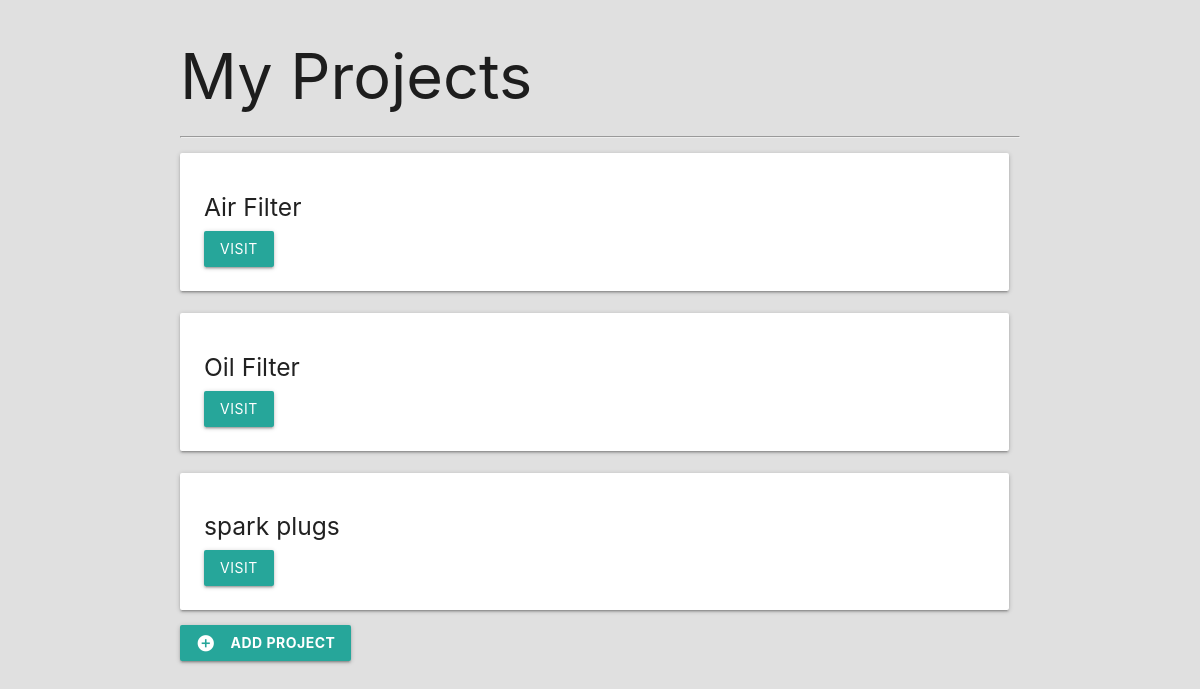
The app's page /, older data.
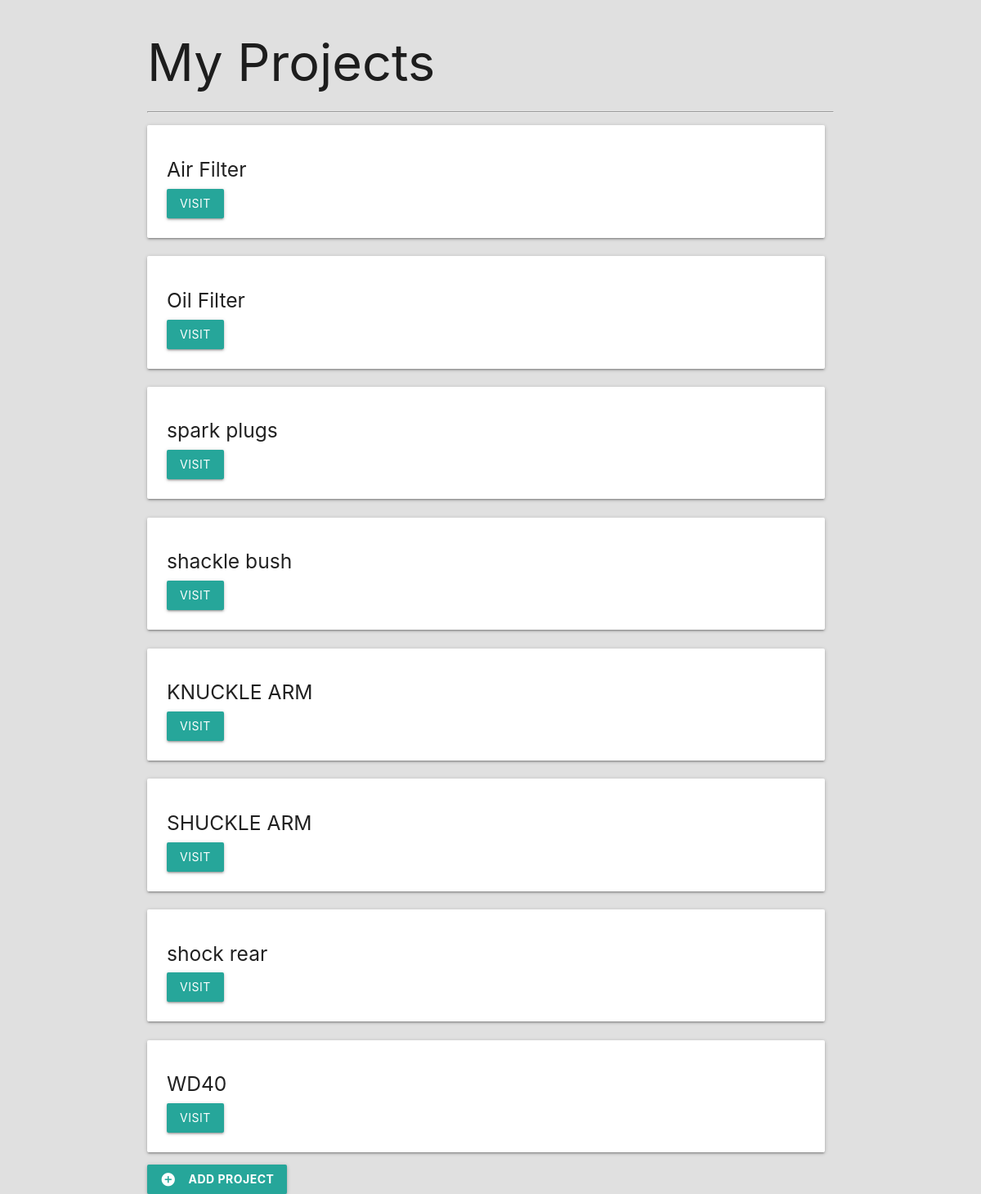
The same page, newer data.
### budget/models.py (models this page shows, shortened)
class Project(models.Model):
    name = models.CharField(max_length=100)
    slug = models.SlugField(max_length=100, unique=True, blank=True)
    budget = models.IntegerField()

### budget/views.py (the view)
# urls.py: path('', views.project_list, name='list'),
def project_list(request):
    project_list = Project.objects.all()
    return render(request, 'budget/project-list.html', {'project_list': project_list})

### budget/templates/budget/project-list.html (shortened to what this page needs)
{% extends 'budget/base.html' %}
{% block content %}
<div class="container">
  {% if project_list %}
  <h1>My Projects</h1>
  <hr>
  {% endif %}
  <div class="row">
    {% for project in project_list %}
    <div class="col s12 md6 xl3">
      <div class="card-panel">
        <h5>{{ project.name }}</h5>
        <a href="{% url 'detail' project.slug %}" class="btn">Visit</a>
      </div>
    </div>
    {% endfor %}
  </div>
  {% if project_list %}
  <a href="{% url 'add' %}" class="btn">
    <i class="material-icons white-text left">add_circle</i>
    <span class="bold">Add Project</span>
  </a>
  {% endif %}
</div>
{% endblock %}

### budget/templates/budget/base.html (shortened to what this page needs)
{% load static %}
<!DOCTYPE html>
<html lang="en">
<head>
  <link rel="stylesheet" href="{% static 'css/styles.css' %}">
  <link rel="stylesheet" href="https://cdnjs.cloudflare.com/ajax/libs/materialize/1.0.0-beta/css/materialize.min.css">
</head>
<body>
  {% block content %}
  {% endblock %}
</body>
</html>

### budget/static/css/styles.css (style rules this page uses)
html { font-family: 'Montserrat'; background-color: #E0E0E0; }
h1, h6 { font-weight: bold; }
.bold { font-weight: bold; }
.row { margin: 0!important; }
.row .col { padding-left: 0!important; }

Row changes from the older to the newer data that the page shows:
added Project: name "shackle bush"
added Project: name "KNUCKLE ARM"
added Project: name "SHUCKLE ARM"
added Project: name "shock rear"
added Project: name "WD40"
